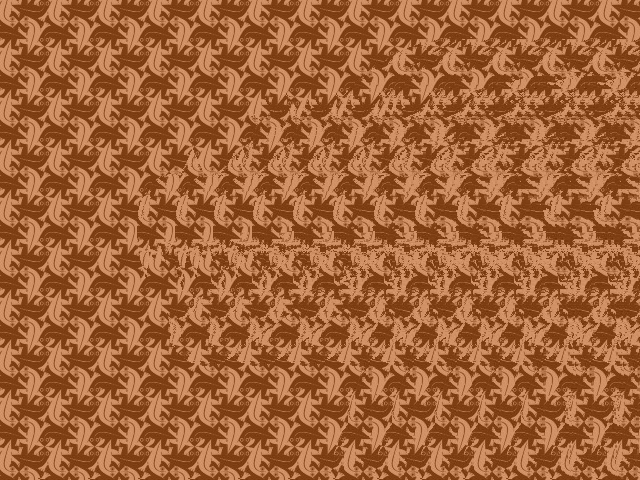
#> input picture autostereograms/out.png, 640 x 480 px
$ python autos.py --depth out.png
#> lines starting #> are read from the running program, lines starting #| are printed output that depends on the picture
from PIL import Image, ImageDraw
import random
import argparse


def create_tiled_image(tile, dims):
    """Tile a graphics file to create an intermediate image of a set size."""
    img = Image.new('RGB', dims)
    width, height = dims
    tile_width, tile_height = tile.size
    # Calculate the number of tiles needed
    cols = int(width/tile_width) + 1
    rows = int(height/tile_height) + 1
    # Paste the tiles into the image
    for j in range(rows):
        for i in range(cols):
            img.paste(tile, (j*tile_width, i*tile_height))
    return img


def create_random_tile(dims):
    """Create an image tile filled with random circle."""
    img_tile = Image.new('RGB', dims)
    draw = ImageDraw.Draw(img_tile)
    # Set the radius of a random circle to 1% of the smallest of width or height
    radius = int(min(*dims)/100)
    n = 1000  # number of circles
    # Draw random circles
    for i in range(n):
        # minus radius makes sure that circe stays inside tile
        x, y = random.randint(
            0, dims[0]-radius), random.randint(0, dims[1]-radius)
        color = (random.randint(0, 255), random.randint(
            0, 255), random.randint(0, 255))
        draw.ellipse((x-radius, y-radius, x+radius, y+radius), color)
    return img_tile


def create_autostereogram(depth_map, tile_img):
    """Convert the depth map toa single channel if needed"""
    if depth_map.mode != 'L':
        depth_map = depth_map.convert('L')
    if not tile_img:
        tile_img = create_random_tile((100, 100))
    # Create an image by tiling
    img = create_tiled_image(tile_img, depth_map.size)
    # Create a shifted image using depth map values
    shifted_img = img.copy()
    # Loads image data into memory.
    pix_depth = depth_map.load()
    pix_shifted = shifted_img.load()
    # Shift pixels horizontally based on depth map
    cols, rows = shifted_img.size
    for j in range(rows):
        for i in range(cols):
            xshift = pix_depth[i, j]/10
            xpos = i - tile_img.size[0] + xshift
            if xpos > 0 and xpos < cols:
                pix_shifted[i, j] = pix_shifted[xpos, j]
    return shifted_img


def main():
    """"""
    parser = argparse.ArgumentParser(description="Autosterograms...")
    parser.add_argument('--depth', dest="dm_file", required=True)
    parser.add_argument('--tile', dest="tile_file", required=False)
    parser.add_argument('--out', dest="out_file", required=False)

    args = parser.parse_args()
    # Set the output file
    out_file = 'out.png'
    if args.out_file:
        out_file = args.out_file
    # Set tile
    tile_file = False
    if args.tile_file:
        tile_file = Image.open(args.tile_file)
    # Open depth map
    dm_img = Image.open(args.dm_file)
#> dm_img is the input picture: PIL image 640x480 RGB; mean R, G, B 163.9, 100.9, 57.9
    # Create stereogram
    as_img = create_autostereogram(dm_img, tile_file)
#> in create_autostereogram, `depth_map = depth_map.convert('L')`:
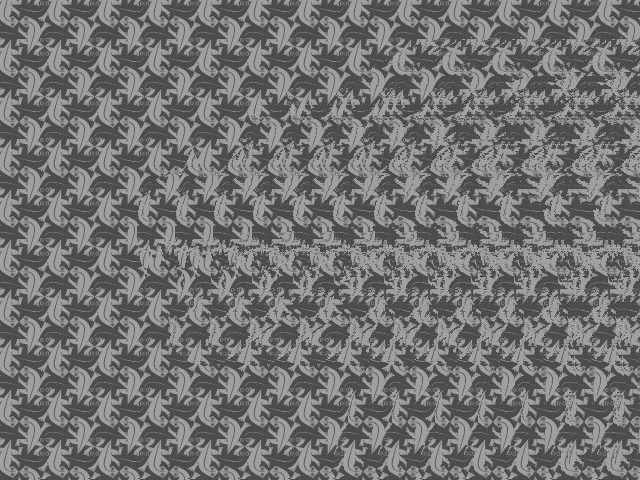
#> depth_map: PIL image 640x480 L; min 62, max 172, mean 114.9
#> in create_random_tile, `img_tile = Image.new('RGB', dims)`: img_tile: PIL image 100x100 RGB; every value is 0
#> in create_autostereogram, `tile_img = create_random_tile((100, 100))`:
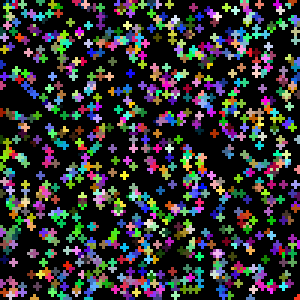
#> tile_img: PIL image 100x100 RGB (shown 3 times larger); mean R, G, B 48.7, 49.2, 49.5
#> in create_tiled_image, `img = Image.new('RGB', dims)`: img: PIL image 640x480 RGB; every value is 0
#> after the loop in create_tiled_image, `for j in range(rows):`:
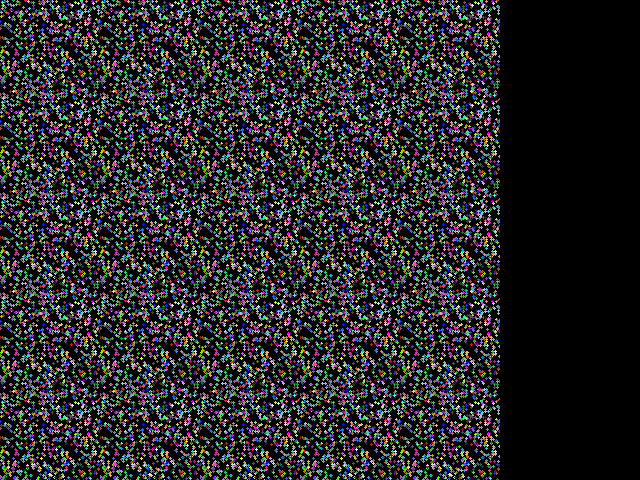
#> img: PIL image 640x480 RGB; mean R, G, B 37.9, 38.4, 38.5
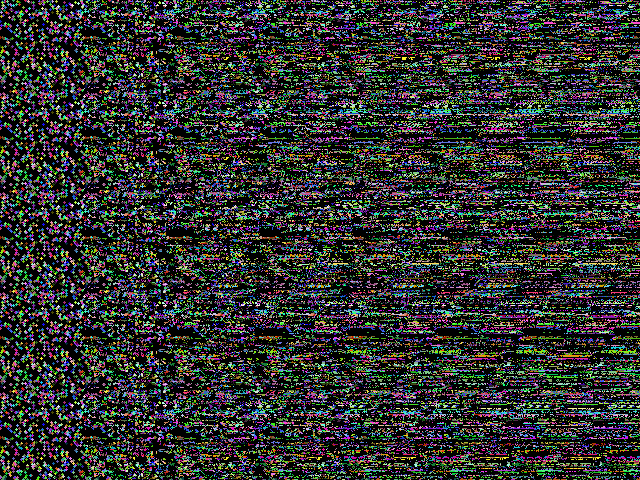
#> as_img: PIL image 640x480 RGB; mean R, G, B 49.1, 50.7, 49.3
    # Write output
    as_img.save(out_file)


if __name__ == "__main__":
    main()
